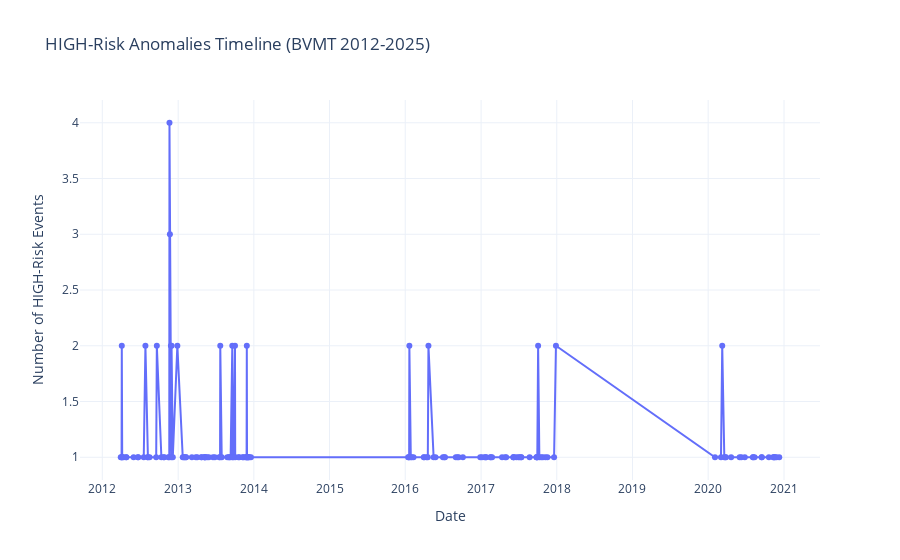

This figure's notebook cell:
### Markdown cell above
## 16. Visualization - Anomaly Timeline

### Code cell
# Visualization 1: Timeline of anomalies by risk level
print("📊 Creating visualization: Anomaly Timeline")

# Get HIGH risk anomalies timeline
high_risk = df_anomalies[df_anomalies['risk_level'] == 'HIGH'].copy()

if len(high_risk) > 0:
    # Group by date
    timeline_data = high_risk.groupby('SEANCE').size().reset_index(name='count')
    
    fig = px.line(
        timeline_data,
        x='SEANCE',
        y='count',
        title='HIGH-Risk Anomalies Timeline (BVMT 2012-2025)',
        labels={'count': 'Number of Anomalies', 'SEANCE': 'Date'},
        markers=True,
        template='plotly_white'
    )
    fig.update_xaxes(title_text="Date")
    fig.update_yaxes(title_text="Number of HIGH-Risk Events")
    display(fig)
    
    print(f"   ✅ Timeline chart created")
    print(f"   Total HIGH-risk anomalies: {len(high_risk):,}")
    print(f"   Date range: {timeline_data['SEANCE'].min().date()} to {timeline_data['SEANCE'].max().date()}")
else:
    print("   ⚠️ No HIGH-risk anomalies to visualize")

### Figure 1 — Plotly figure (JSON) as saved in the notebook; plotly's stock layout.template omitted (floating-point values rounded to 4 significant figures; data arrays with more than 128 entries replaced by an {"elided": "..."} marker saying what was removed)
{"data": [{"hovertemplate": "Date=%{x}<br>Number of Anomalies=%{y}<extra></extra>", "legendgroup": "", "line": {"color": "#636efa", "dash": "solid"}, "marker": {"symbol": "circle"}, "mode": "lines+markers", "name": "", "orientation": "v", "showlegend": false, "type": "scatter", "x": {"elided": "150 str values"}, "xaxis": "x", "y": {"elided": "150 int values"}, "yaxis": "y"}], "layout": {"legend": {"tracegroupgap": 0}, "title": {"text": "HIGH-Risk Anomalies Timeline (BVMT 2012-2025)"}, "xaxis": {"anchor": "y", "domain": [0, 1], "title": {"text": "Date"}}, "yaxis": {"anchor": "x", "domain": [0, 1], "title": {"text": "Number of HIGH-Risk Events"}}}}
